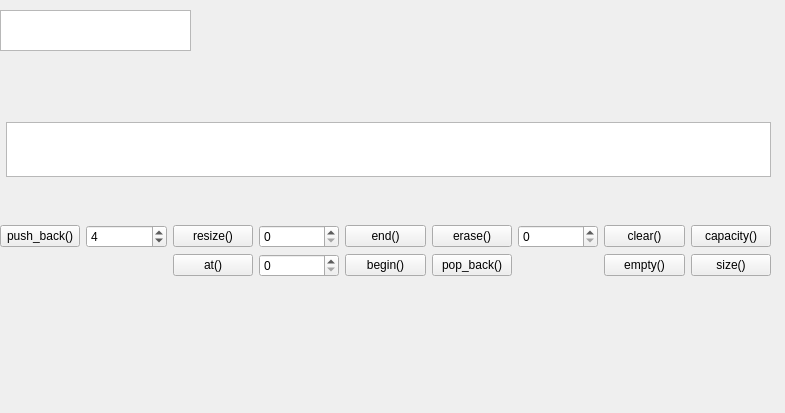
<?xml version="1.0" encoding="UTF-8"?>
<ui version="4.0">
 <class>main_window</class>
 <widget class="QWidget" name="main_window">
  <property name="geometry">
   <rect>
    <x>0</x>
    <y>0</y>
    <width>785</width>
    <height>413</height>
   </rect>
  </property>
  <property name="windowTitle">
   <string>MainWindow</string>
  </property>
  <widget class="QWidget" name="centralwidget">
   <property name="geometry">
    <rect>
     <x>0</x>
     <y>80</y>
     <width>771</width>
     <height>241</height>
    </rect>
   </property>
   <layout class="QGridLayout" name="gridLayout_2">
    <item row="0" column="1">
     <widget class="QTextBrowser" name="showtext">
      <property name="maximumSize">
       <size>
        <width>16777215</width>
        <height>55</height>
       </size>
      </property>
     </widget>
    </item>
    <item row="1" column="0" colspan="2">
     <layout class="QGridLayout" name="gridLayout">
      <item row="0" column="1">
       <widget class="QSpinBox" name="push_backspinbox">
        <property name="toolTip">
         <string/>
        </property>
        <property name="toolTipDuration">
         <number>-1</number>
        </property>
        <property name="value">
         <number>4</number>
        </property>
       </widget>
      </item>
      <item row="0" column="8">
       <widget class="QPushButton" name="capacitybutton">
        <property name="text">
         <string>capacity()</string>
        </property>
       </widget>
      </item>
      <item row="1" column="3">
       <widget class="QSpinBox" name="atspinbox"/>
      </item>
      <item row="0" column="6">
       <widget class="QSpinBox" name="erasespinbox"/>
      </item>
      <item row="0" column="3">
       <widget class="QSpinBox" name="resizespinbox"/>
      </item>
      <item row="0" column="4">
       <widget class="QPushButton" name="endbutton">
        <property name="text">
         <string>end()</string>
        </property>
       </widget>
      </item>
      <item row="0" column="2">
       <widget class="QPushButton" name="resizebutton">
        <property name="text">
         <string>resize()</string>
        </property>
       </widget>
      </item>
      <item row="1" column="7">
       <widget class="QPushButton" name="emptybutton">
        <property name="text">
         <string>empty()</string>
        </property>
       </widget>
      </item>
      <item row="1" column="2">
       <widget class="QPushButton" name="atbutton">
        <property name="text">
         <string>at()</string>
        </property>
       </widget>
      </item>
      <item row="1" column="5">
       <widget class="QPushButton" name="pop_backbutton">
        <property name="text">
         <string>pop_back()</string>
        </property>
       </widget>
      </item>
      <item row="0" column="0">
       <widget class="QPushButton" name="push_backbutton">
        <property name="text">
         <string>push_back()</string>
        </property>
       </widget>
      </item>
      <item row="0" column="7">
       <widget class="QPushButton" name="clearbutton">
        <property name="text">
         <string>clear()</string>
        </property>
       </widget>
      </item>
      <item row="0" column="5">
       <widget class="QPushButton" name="erasebutton">
        <property name="text">
         <string>erase()</string>
        </property>
       </widget>
      </item>
      <item row="1" column="8">
       <widget class="QPushButton" name="sizebutton">
        <property name="text">
         <string>size()</string>
        </property>
       </widget>
      </item>
      <item row="1" column="4">
       <widget class="QPushButton" name="beginbutton">
        <property name="text">
         <string>begin()</string>
        </property>
       </widget>
      </item>
     </layout>
    </item>
   </layout>
  </widget>
  <widget class="QTextBrowser" name="mini">
   <property name="geometry">
    <rect>
     <x>0</x>
     <y>10</y>
     <width>191</width>
     <height>41</height>
    </rect>
   </property>
  </widget>
 </widget>
 <resources/>
 <connections/>
</ui>
